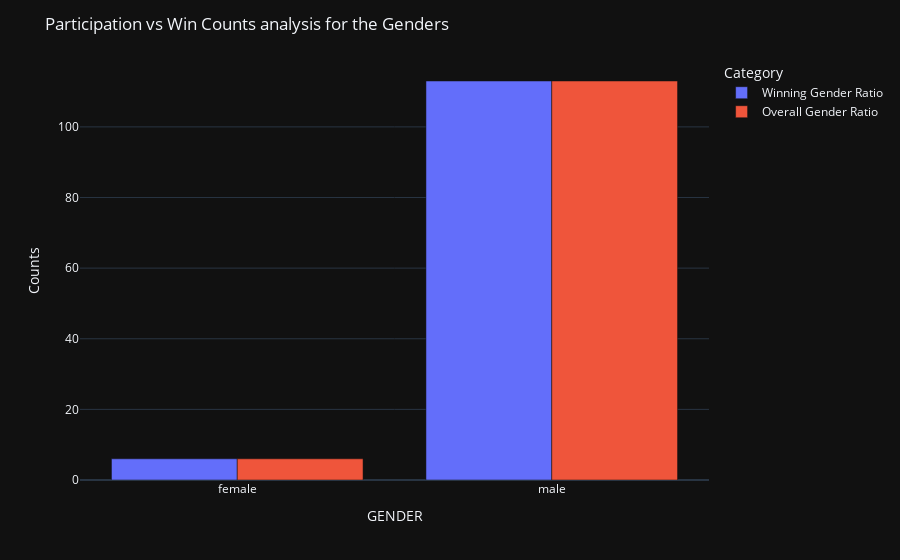

Source (notebook cell):
### Markdown cell above
## What is the Gender Ratio of the Contestants?Also the gender ratio of the Winners?

### Code cell
df_gndr=df[df['Party']!='NOTA']
gndr_overall=df_gndr.groupby('GENDER').apply(lambda x:x['Winning Candidate'].count()).reset_index(name='Counts')
gndr_overall['Category']='Overall Gender Ratio'
winners=df_gndr[df_gndr['WIN']==1]
gndr_winner=winners.groupby('GENDER').apply(lambda x:x['Winning Candidate'].count()).reset_index(name='Counts')
gndr_winner['Category']='Winning Gender Ratio'
gndr_overl_win=pd.concat([gndr_winner,gndr_overall])
fig = px.bar(gndr_overl_win, x='GENDER', y='Counts',
             color='Category', barmode='group')
fig.update_layout(title_text='Participation vs Win Counts analysis for the Genders',template='plotly_dark')
fig.show()

### Figure 1 — Plotly figure (JSON) as saved in the notebook; plotly's stock layout.template omitted (floating-point values rounded to 4 significant figures)
{"data": [{"alignmentgroup": "True", "hovertemplate": "Category=Winning Gender Ratio<br>GENDER=%{x}<br>Counts=%{y}<extra></extra>", "legendgroup": "Winning Gender Ratio", "marker": {"color": "#636efa", "pattern": {"shape": ""}}, "name": "Winning Gender Ratio", "offsetgroup": "Winning Gender Ratio", "orientation": "v", "showlegend": true, "textposition": "auto", "type": "bar", "x": ["female", "male"], "xaxis": "x", "y": [6, 113], "yaxis": "y"}, {"alignmentgroup": "True", "hovertemplate": "Category=Overall Gender Ratio<br>GENDER=%{x}<br>Counts=%{y}<extra></extra>", "legendgroup": "Overall Gender Ratio", "marker": {"color": "#EF553B", "pattern": {"shape": ""}}, "name": "Overall Gender Ratio", "offsetgroup": "Overall Gender Ratio", "orientation": "v", "showlegend": true, "textposition": "auto", "type": "bar", "x": ["female", "male"], "xaxis": "x", "y": [6, 113], "yaxis": "y"}], "layout": {"barmode": "group", "legend": {"title": {"text": "Category"}, "tracegroupgap": 0}, "margin": {"t": 60}, "title": {"text": "Participation vs Win Counts analysis for the Genders"}, "xaxis": {"anchor": "y", "domain": [0, 1], "title": {"text": "GENDER"}}, "yaxis": {"anchor": "x", "domain": [0, 1], "title": {"text": "Counts"}}}}
